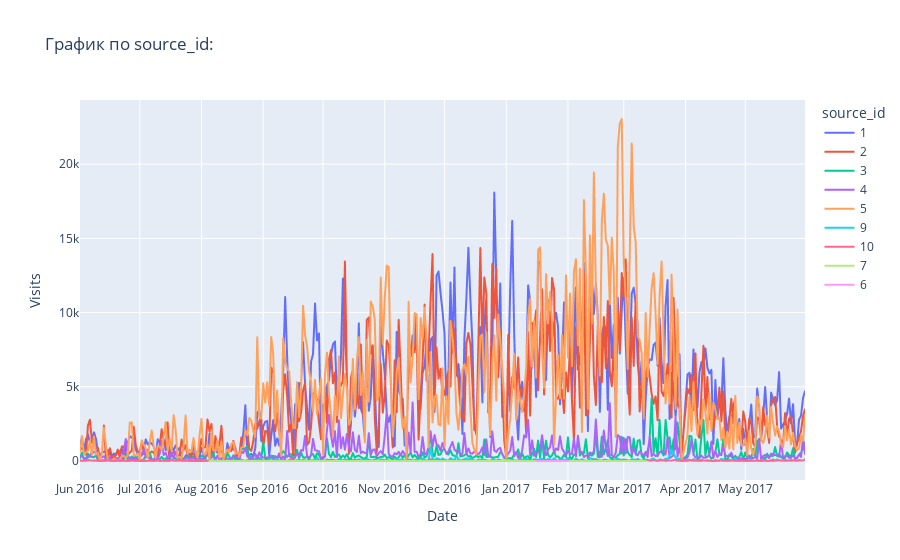
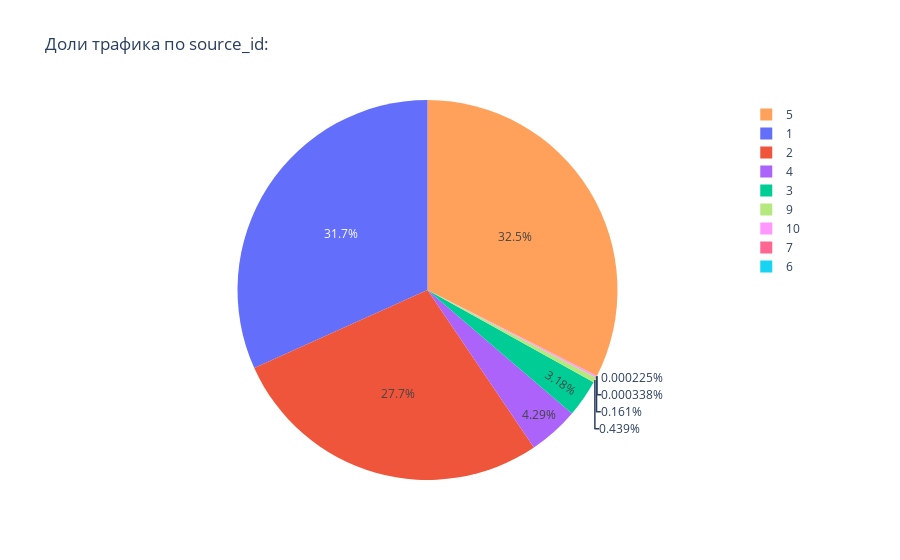

The notebook cell these images were saved under, in order:
### Markdown cell above
Гипотеза 3:

### Code cell
#Несколько ключевых источника обеспечивают большую часть общего тренда (в Росте) трафика, значительно опережая остальные.

visitsS = table1_cohort.groupby(['start_dt', 'source_id']).size().reset_index()
visitsS.columns = ['Date', 'source_id', 'Visits']  # Исправлено: 3 имени для 3 столбцов
fig = px.line(visitsS, x='Date', y='Visits', color='source_id', title='График по source_id:')  # Добавлен color='source_id'
fig.update_xaxes(dtick="M1")
fig.show()
fig.write_image("plot6.png")

# График долей через пирог с теми же цветами
total_by_source = visitsS.groupby('source_id')['Visits'].sum().reset_index()
fig_pie = px.pie(total_by_source, values='Visits', names='source_id', 
                 title='Доли трафика по source_id:',
                 color='source_id')  # Добавляем color='source_id'
fig_pie.show()
fig_pie.write_image("plot7.png")

### Figure 1 — Plotly figure (JSON) as saved in the notebook; plotly's stock layout.template omitted (floating-point values rounded to 4 significant figures; data arrays with more than 128 entries replaced by an {"elided": "..."} marker saying what was removed)
{"data": [{"hovertemplate": "source_id=1<br>Date=%{x}<br>Visits=%{y}<extra></extra>", "legendgroup": "1", "line": {"color": "#636efa", "dash": "solid"}, "marker": {"symbol": "circle"}, "mode": "lines", "name": "1", "showlegend": true, "type": "scattergl", "x": {"elided": "363 str values"}, "xaxis": "x", "y": {"elided": "363 int values"}, "yaxis": "y"}, {"hovertemplate": "source_id=2<br>Date=%{x}<br>Visits=%{y}<extra></extra>", "legendgroup": "2", "line": {"color": "#EF553B", "dash": "solid"}, "marker": {"symbol": "circle"}, "mode": "lines", "name": "2", "showlegend": true, "type": "scattergl", "x": {"elided": "363 str values"}, "xaxis": "x", "y": {"elided": "363 int values"}, "yaxis": "y"}, {"hovertemplate": "source_id=3<br>Date=%{x}<br>Visits=%{y}<extra></extra>", "legendgroup": "3", "line": {"color": "#00cc96", "dash": "solid"}, "marker": {"symbol": "circle"}, "mode": "lines", "name": "3", "showlegend": true, "type": "scattergl", "x": {"elided": "363 str values"}, "xaxis": "x", "y": {"elided": "363 int values"}, "yaxis": "y"}, {"hovertemplate": "source_id=4<br>Date=%{x}<br>Visits=%{y}<extra></extra>", "legendgroup": "4", "line": {"color": "#ab63fa", "dash": "solid"}, "marker": {"symbol": "circle"}, "mode": "lines", "name": "4", "showlegend": true, "type": "scattergl", "x": {"elided": "363 str values"}, "xaxis": "x", "y": {"elided": "363 int values"}, "yaxis": "y"}, {"hovertemplate": "source_id=5<br>Date=%{x}<br>Visits=%{y}<extra></extra>", "legendgroup": "5", "line": {"color": "#FFA15A", "dash": "solid"}, "marker": {"symbol": "circle"}, "mode": "lines", "name": "5", "showlegend": true, "type": "scattergl", "x": {"elided": "363 str values"}, "xaxis": "x", "y": {"elided": "363 int values"}, "yaxis": "y"}, {"hovertemplate": "source_id=9<br>Date=%{x}<br>Visits=%{y}<extra></extra>", "legendgroup": "9", "line": {"color": "#19d3f3", "dash": "solid"}, "marker": {"symbol": "circle"}, "mode": "lines", "name": "9", "showlegend": true, "type": "scattergl", "x": {"elided": "362 str values"}, "xaxis": "x", "y": {"elided": "362 int values"}, "yaxis": "y"}, {"hovertemplate": "source_id=10<br>Date=%{x}<br>Visits=%{y}<extra></extra>", "legendgroup": "10", "line": {"color": "#FF6692", "dash": "solid"}, "marker": {"symbol": "circle"}, "mode": "lines", "name": "10", "showlegend": true, "type": "scattergl", "x": {"elided": "362 str values"}, "xaxis": "x", "y": {"elided": "362 int values"}, "yaxis": "y"}, {"hovertemplate": "source_id=7<br>Date=%{x}<br>Visits=%{y}<extra></extra>", "legendgroup": "7", "line": {"color": "#B6E880", "dash": "solid"}, "marker": {"symbol": "circle"}, "mode": "lines", "name": "7", "showlegend": true, "type": "scattergl", "x": ["2016-08-05T00:00:00", "2016-08-17T00:00:00", "2016-10-03T00:00:00", "2017-02-02T00:00:00", "2017-02-09T00:00:00", "2017-02-13T00:00:00", "2017-02-21T00:00:00", "2017-03-12T00:00:00"], "xaxis": "x", "y": [1, 1, 1, 3, 3, 3, 3, 3], "yaxis": "y"}, {"hovertemplate": "source_id=6<br>Date=%{x}<br>Visits=%{y}<extra></extra>", "legendgroup": "6", "line": {"color": "#FF97FF", "dash": "solid"}, "marker": {"symbol": "circle"}, "mode": "lines", "name": "6", "showlegend": true, "type": "scattergl", "x": ["2017-01-16T00:00:00", "2017-02-01T00:00:00"], "xaxis": "x", "y": [1, 11], "yaxis": "y"}], "layout": {"legend": {"title": {"text": "source_id"}, "tracegroupgap": 0}, "title": {"text": "График по source_id:"}, "xaxis": {"anchor": "y", "domain": [0, 1], "dtick": "M1", "title": {"text": "Date"}}, "yaxis": {"anchor": "x", "domain": [0, 1], "title": {"text": "Visits"}}}}

### Figure 2 — Plotly figure (JSON) as saved in the notebook; plotly's stock layout.template omitted (floating-point values rounded to 4 significant figures)
{"data": [{"customdata": [[1], [2], [3], [4], [5], [6], [7], [9], [10]], "domain": {"x": [0, 1], "y": [0, 1]}, "hovertemplate": "source_id=%{customdata[0]}<br>Visits=%{value}<extra></extra>", "labels": [1, 2, 3, 4, 5, 6, 7, 9, 10], "legendgroup": "", "marker": {"colors": ["#636efa", "#EF553B", "#00cc96", "#ab63fa", "#FFA15A", "#19d3f3", "#FF6692", "#B6E880", "#FF97FF"]}, "name": "", "showlegend": true, "type": "pie", "values": [1689956, 1476534, 169546, 228180, 1728877, 12, 18, 23383, 8580]}], "layout": {"legend": {"tracegroupgap": 0}, "title": {"text": "Доли трафика по source_id:"}}}
